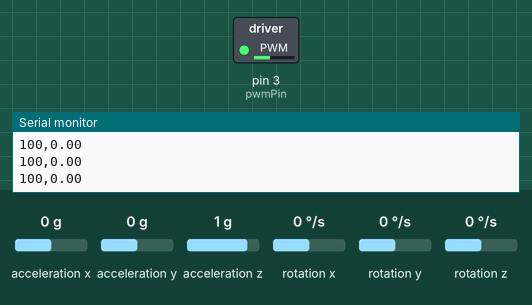
Bench run of a sketch on a simulated Arduino Uno, built with avr-gcc and run on an emulated ATmega328P. On the bench: switched loads named in the sketch (green lamp = pin HIGH), the last lines printed to the serial monitor. Inputs (shaded band) come from the test bench; at power-on: acceleration z 1 g, acceleration x 0 g, acceleration y 0 g, rotation x 0 °/s, rotation y 0 °/s, rotation z 0 °/s.

Above: at 1.2 s.
1.3 s: acceleration z set to 0 g
At 2.5 s:
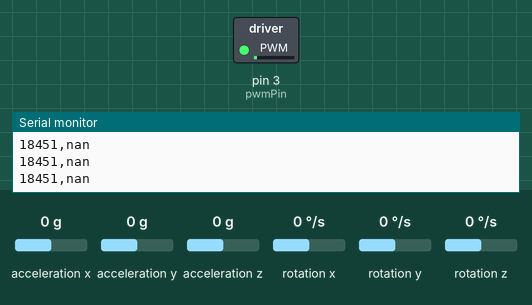
2.8 s: acceleration x set to -1.4 g
At 4.0 s:
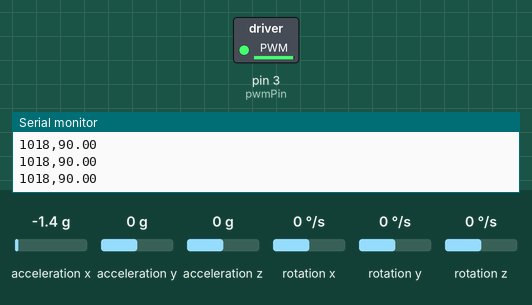
4.3 s: acceleration x set to 0 g
At 5.5 s:
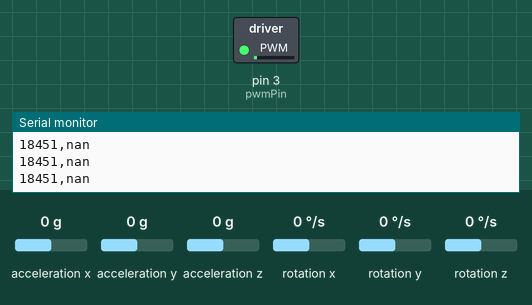
5.8 s: acceleration x set to -0.8 g
At 7.0 s:
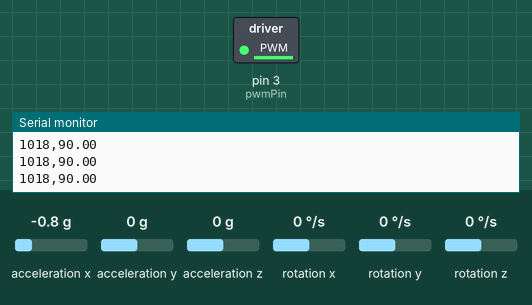
7.3 s: acceleration z set to -1.4 g
At 8.5 s:
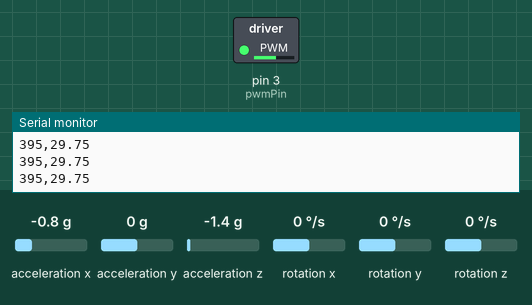
Timing chart, 0 to 9.8 s (numbered marks = the images above; inputs shaded):
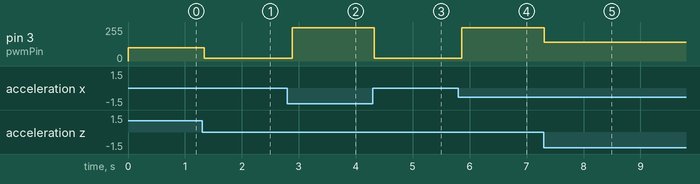

The sketch:

summer_project_final.ino
```cpp
#include <Wire.h>
#include <MPU6050.h>

MPU6050 mpu;

// const int motorPin1 = 6;
// const int motorPin2 = 7;

int pwmPin = 3;

const int baseMotorSpeed = 100;  // Set the base motor speed here


void setup() {
  Wire.begin();
  Serial.begin(9600);

  mpu.initialize();
  mpu.setFullScaleAccelRange(0);  // Replace MPU6050_ACCEL_FS_2 with 0

  pinMode (pwmPin, OUTPUT);

  // Rest of the code remains the same
}

void loop() {
  int16_t ax, ay, az;
  mpu.getAcceleration(&ax, &ay, &az);

  // Calculate tilt angles
  float pitch = atan(-ax / sqrt(pow(ay, 2) + pow(az, 2))) * RAD_TO_DEG;
  float roll = atan(ay / sqrt(pow(ax, 2) + pow(az, 2))) * RAD_TO_DEG;

  // Adjust motor speed based on tilt angles
  int motorSpeed1 = map(abs(roll), 0, 25, 0, 255);
  int motorSpeed2 = map(abs(pitch), 0, 25, 0, 255);

  // Find the maximum motor speed among all axes
  int maxMotorSpeed = max(motorSpeed1, motorSpeed2);
  // Calculate the final motor speed by adding the base speed
  int finalMotorSpeed = baseMotorSpeed + maxMotorSpeed;

  // Set motor speed for all axes
  analogWrite(pwmPin, finalMotorSpeed);

  // Send motor speed and moment data over serial
  Serial.print(finalMotorSpeed);
  Serial.print(",");
  Serial.println(pitch);

  delay(100);
}
```

Measured:
- after the input at 1.3 s, pin 3 (pwmPin): 100/255 → 19/255 at once
- after the input at 2.8 s, pin 3 (pwmPin): 19/255 → 250/255 after 0.08 s
- after the input at 4.3 s, pin 3 (pwmPin): 250/255 → 19/255 at once
- after the input at 5.8 s, pin 3 (pwmPin): 19/255 → 250/255 after 0.07 s
- after the input at 7.3 s, pin 3 (pwmPin): 250/255 → 139/255 at once
